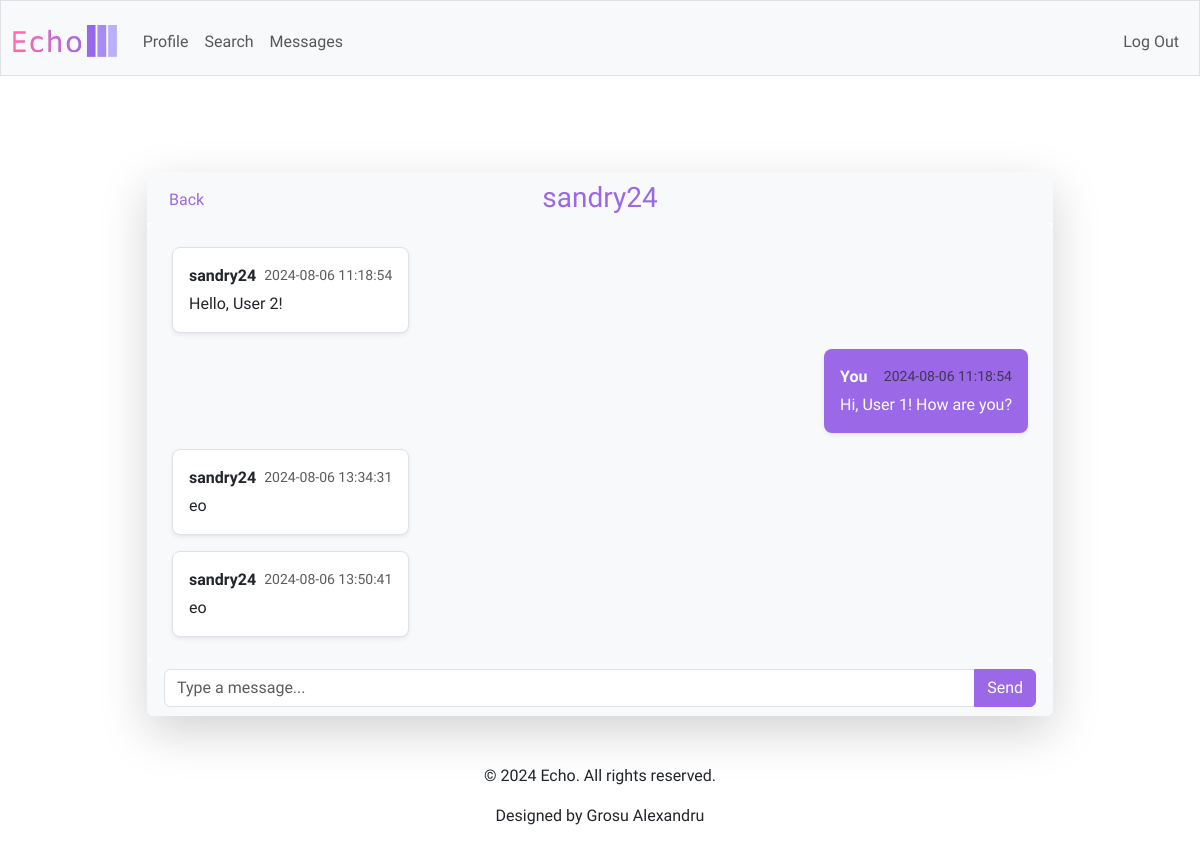
/messages/1 (signed in), run on an earlier commit of the app's database.
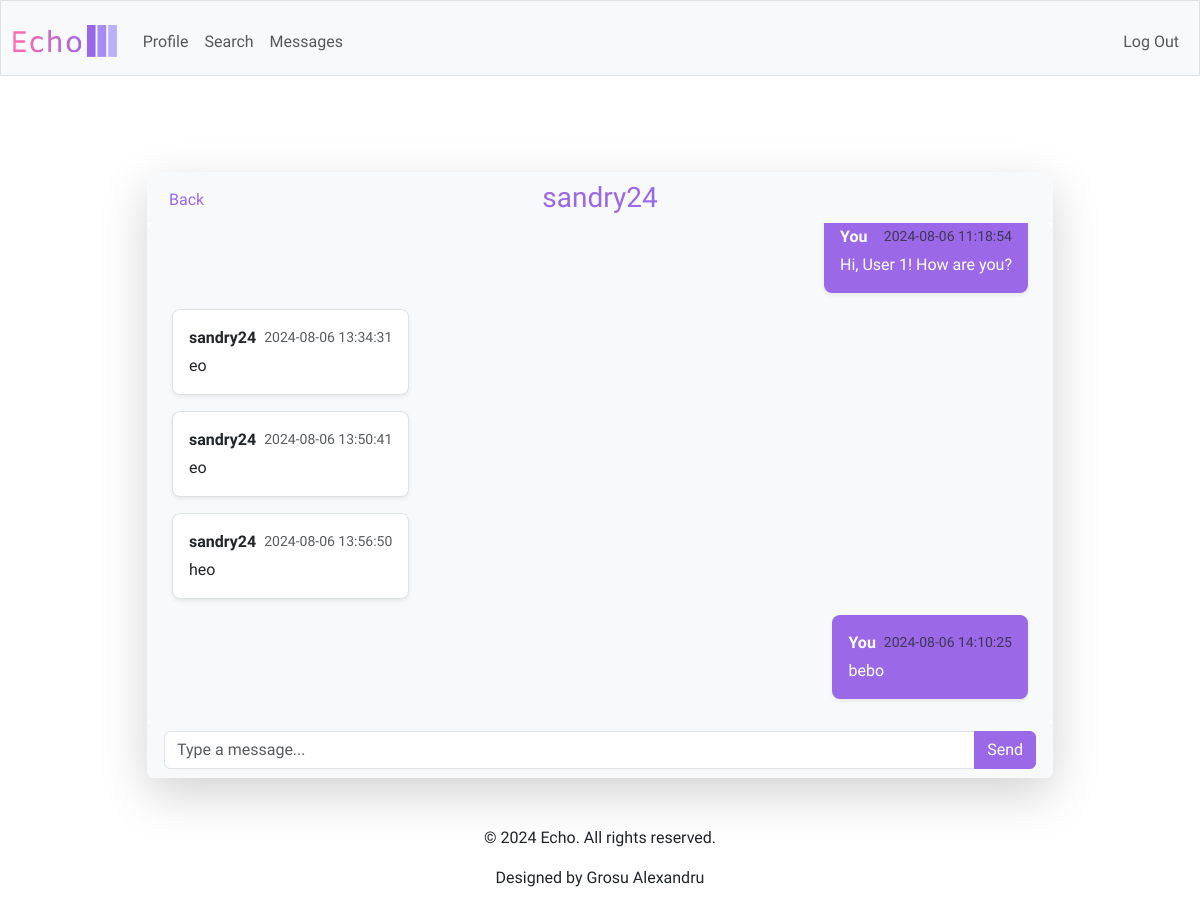
And on a later commit of the database.
### tables this page shows
CREATE TABLE messages (
    id INTEGER PRIMARY KEY AUTOINCREMENT,
    conversation_id INTEGER NOT NULL,
    sender_id INTEGER NOT NULL,
    content TEXT NOT NULL,
    created_at TIMESTAMP DEFAULT CURRENT_TIMESTAMP,
    FOREIGN KEY (conversation_id) REFERENCES conversations(id),
    FOREIGN KEY (sender_id) REFERENCES users(id)
);

CREATE TABLE users (
    id INTEGER PRIMARY KEY AUTOINCREMENT,
    username TEXT UNIQUE NOT NULL,
    password_hash TEXT NOT NULL,
    bio TEXT,
    created_at TIMESTAMP DEFAULT CURRENT_TIMESTAMP
);

### app.py (the view)
@app.route('/messages/<int:conversation_id>')
@login_required
def conversation(conversation_id):
    user_id = session['user_id']
    messages = db.execute('''
        SELECT m.content, m.created_at, u.username
        FROM messages m
        JOIN users u ON m.sender_id = u.id
        WHERE m.conversation_id = ?
        ORDER BY m.created_at
    ''', conversation_id)
    other_user = db.execute('''
        SELECT u.username
        FROM conversation_participants cp
        JOIN users u ON cp.user_id = u.id
        WHERE cp.conversation_id = ? AND cp.user_id != ?
    ''', conversation_id, user_id)
    other_username = other_user[0]['username'] if other_user else "Unknown"
    return render_template('conversation.html', messages=messages,
                           conversation_id=conversation_id, other_username=other_username)

### app.py (called while the page is built)
@app.after_request
def after_request(response):
    response.headers["Cache-Control"] = "no-cache, no-store, must-revalidate"
    response.headers["Expires"] = 0
    response.headers["Pragma"] = "no-cache"
    return response

### helpers.py (called while the page is built)
def login_required(f):
    @wraps(f)
    def decorated_function(*args, **kwargs):
        if session.get("user_id") is None:
            return redirect("/login")
        return f(*args, **kwargs)
    return decorated_function

### templates/conversation.html (shortened to what the changed rows need)
{% extends "layout.html" %}
{% block main %}
    <div class="container mt-5">
        <div class="row justify-content-center">
            <div class="col-md-10">
                <div class="card shadow-lg border-light">
                    <div class="card-body p-4 bg-light rounded" id="messageContainer" style="max-height: 500px; overflow-y: auto;">
                        {% if messages %}
                            <div class="d-flex flex-column gap-3">
                                {% for message in messages %}
                                    {% if message['username'] == session['username'] %}
                                        <div class="d-flex justify-content-end">
                                            <div class="bg-purple text-white p-3 rounded-3 shadow-sm text-break text-start">
                                                <div class="d-flex justify-content-between align-items-center">
                                                    <strong>You</strong>
                                                    <small class="text-muted ms-2">{{ message['created_at'] }}</small>
                                                </div>
                                                <p class="mb-0 mt-1">{{ message['content'] }}</p>
                                            </div>
                                        </div>
                                    {% else %}
                                        <div class="d-flex justify-content-start">
                                            <div class="bg-white border p-3 rounded-3 shadow-sm text-break text-start">
                                                <div class="d-flex justify-content-between align-items-center">
                                                    <strong>{{ message['username'] }}</strong>
                                                    <small class="text-muted ms-2">{{ message['created_at'] }}</small>
                                                </div>
                                                <p class="mb-0 mt-1">{{ message['content'] }}</p>
                                            </div>
                                        </div>
                                    {% endif %}
                                {% endfor %}
                            </div>
                        {% else %}
                            <div class="d-flex justify-content-center align-items-center" style="height: 100px;">
                                <p class="text-center text-muted">No messages yet. Start the conversation by saying something like "Hello!"</p>
                            </div>
                        {% endif %}
                    </div>
                </div>
            </div>
        </div>
    </div>
{% endblock %}

What changed in the data, as far as the page shows it:
no longer on this page (row unchanged): messages: username "sandry24", created_at "2024-08-06 11:18:54", content "Hello, User 2!"
added messages: username "sandry24", created_at "2024-08-06 13:56:50", content "heo"
added messages: created_at "2024-08-06 14:10:25", content "bebo"
